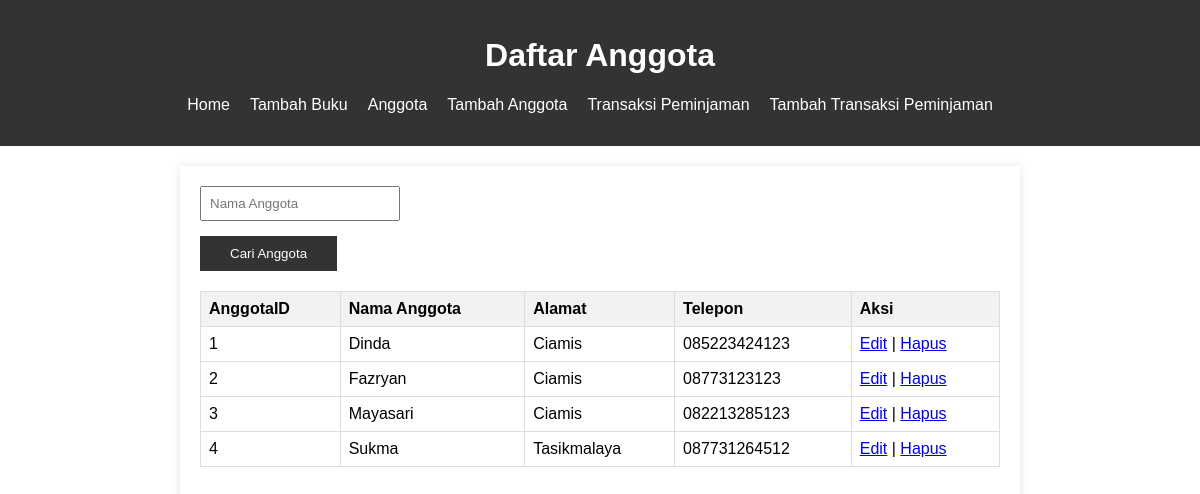
/prak/anggota.php, run on the app's committed database.
### tables this page shows
CREATE TABLE `peminjam` (
  `PeminjamID` int(11) NOT NULL,
  `NamaPeminjam` varchar(255) NOT NULL,
  `Alamat` varchar(255) DEFAULT NULL,
  `NoTelepon` varchar(15) DEFAULT NULL
);

### prak/anggota.php (the view, shortened to what this page needs)
<!DOCTYPE html>
<html lang="en">
<head>
    <link rel="stylesheet" href="style.css">
</head>
<body>
    <header>
        <h1>Daftar Anggota</h1>
        <nav>
            <ul>
                <li><a href="index.php">Home</a></li>
                <li><a href="tambah.php">Tambah Buku</a></li>
                <li><a href="anggota.php"> Anggota</a></li>
                <li><a href="tambah_anggota.php">Tambah Anggota</a></li>
                <li><a href="transaksi.php">Transaksi Peminjaman</a></li>
                <li><a href="tambah_transaksi.php">Tambah Transaksi Peminjaman</a></li>
            </ul>
        </nav>
    </header>
    <section>
        <form action="anggota.php" method="GET" class="search-form">
            <div class="search-container">
                <input type="text" id="search" name="search" placeholder="Nama Anggota" value="<?php echo isset($_GET['search']) ? $_GET['search'] : ''; ?>">
            </div>
            <button type="submit">Cari Anggota</button>
        </form>
        <table class="responsive-table">
            <tr>
                <th>AnggotaID</th>
                <th>Nama Anggota</th>
                <th>Alamat</th>
                <th>Telepon</th>
                <th>Aksi</th>
            </tr>
            <?php
            include('koneksi.php');
            $search = isset($_GET['search']) ? $_GET['search'] : '';
            $query = "SELECT * FROM Peminjam WHERE NamaPeminjam LIKE '%$search%'";
            $result = mysqli_query($koneksi, $query);
            while ($row = mysqli_fetch_assoc($result)) {
                echo "<tr>";
                echo "<td>" . $row['PeminjamID'] . "</td>";
                echo "<td>" . $row['NamaPeminjam'] . "</td>";
                echo "<td>" . $row['Alamat'] . "</td>";
                echo "<td>" . $row['NoTelepon'] . "</td>";
                echo "<td>";
                echo "<a href='edit_anggota.php?id=" . $row['PeminjamID'] . "'>Edit</a>
| ";
                echo "<a href='#' onclick='hapusAnggota(" . $row['PeminjamID'] . ")'>Hapus</a>";
                echo "</td>";
                echo "</tr>";
            }
            ?>
        </table>
    </section>
</body>
</html>

### prak/style.css (style rules this page uses)
body { font-family: Arial, sans-serif; margin: 0; padding: 0; }
header { background-color: #333; color: #fff; text-align: center; padding: 1em 0; }
nav ul { list-style-type: none; padding: 0; display: flex; justify-content: center; }
nav li { margin-right: 20px; }
nav a { text-decoration: none; color: #fff; }
section { max-width: 800px; margin: 20px auto; padding: 20px; box-shadow: 0 0 10px rgba(0, 0, 0, 0.1); }
.search-form { margin-bottom: 20px; }
table { width: 100%; border-collapse: collapse; margin-bottom: 20px; }
th, td { border: 1px solid #ddd; padding: 8px; text-align: left; }
th { background-color: #f2f2f2; }
.responsive-table { overflow-x: auto; }
input { width: 100%; padding: 8px; box-sizing: border-box; }
button { background-color: #333; color: #fff; padding: 10px 30px; border: none; cursor: pointer; }
.search-container { display: flex; margin-bottom: 15px; }
input, select { width: 200px; padding: 8px; box-sizing: border-box; }

### data on the page
peminjam: PeminjamID "1", NamaPeminjam "Dinda", Alamat "Ciamis", NoTelepon "085223424123"
peminjam: PeminjamID "2", NamaPeminjam "Fazryan", Alamat "Ciamis", NoTelepon "08773123123"
peminjam: PeminjamID "3", NamaPeminjam "Mayasari", Alamat "Ciamis", NoTelepon "082213285123"
peminjam: PeminjamID "4", NamaPeminjam "Sukma", Alamat "Tasikmalaya", NoTelepon "087731264512"
